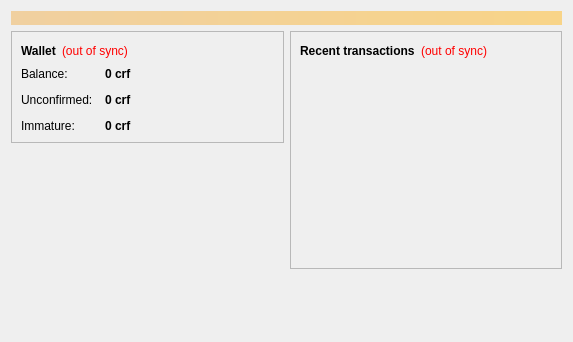
<?xml version="1.0" encoding="UTF-8"?>
<ui version="4.0">
 <class>OverviewPage</class>
 <widget class="QWidget" name="OverviewPage">
  <property name="geometry">
   <rect>
    <x>0</x>
    <y>0</y>
    <width>573</width>
    <height>342</height>
   </rect>
  </property>
  <property name="windowTitle">
   <string>Form</string>
  </property>
  <layout class="QVBoxLayout" name="topLayout">
   <item>
    <widget class="QLabel" name="labelAlerts">
     <property name="visible">
      <bool>false</bool>
     </property>
     <property name="styleSheet">
      <string notr="true">background-color: qlineargradient(x1: 0, y1: 0, x2: 1, y2: 0, stop:0 #F0D0A0, stop:1 #F8D488); color:#000000;</string>
     </property>
     <property name="wordWrap">
      <bool>true</bool>
     </property>
     <property name="margin">
      <number>3</number>
     </property>
    </widget>
   </item>
   <item>
    <layout class="QHBoxLayout" name="horizontalLayout" stretch="1,1">
     <item>
      <layout class="QVBoxLayout" name="verticalLayout_2">
       <item>
        <widget class="QFrame" name="frame">
         <property name="frameShape">
          <enum>QFrame::StyledPanel</enum>
         </property>
         <property name="frameShadow">
          <enum>QFrame::Raised</enum>
         </property>
         <layout class="QVBoxLayout" name="verticalLayout_4">
          <item>
           <layout class="QHBoxLayout" name="horizontalLayout_4">
            <item>
             <widget class="QLabel" name="label_5">
              <property name="font">
               <font>
                <weight>75</weight>
                <bold>true</bold>
               </font>
              </property>
              <property name="text">
               <string>Wallet</string>
              </property>
             </widget>
            </item>
            <item>
             <widget class="QLabel" name="labelWalletStatus">
              <property name="toolTip">
               <string>The displayed information may be out of date. Your wallet automatically synchronizes with the Corfucoin network after a connection is established, but this process has not completed yet.</string>
              </property>
              <property name="styleSheet">
               <string notr="true">QLabel { color: red; }</string>
              </property>
              <property name="text">
               <string notr="true">(out of sync)</string>
              </property>
              <property name="alignment">
               <set>Qt::AlignLeading|Qt::AlignLeft|Qt::AlignVCenter</set>
              </property>
             </widget>
            </item>
            <item>
             <spacer name="horizontalSpacer_2">
              <property name="orientation">
               <enum>Qt::Horizontal</enum>
              </property>
              <property name="sizeHint" stdset="0">
               <size>
                <width>40</width>
                <height>20</height>
               </size>
              </property>
             </spacer>
            </item>
           </layout>
          </item>
          <item>
           <layout class="QFormLayout" name="formLayout_2">
            <property name="fieldGrowthPolicy">
             <enum>QFormLayout::AllNonFixedFieldsGrow</enum>
            </property>
            <property name="horizontalSpacing">
             <number>12</number>
            </property>
            <property name="verticalSpacing">
             <number>12</number>
            </property>
            <item row="0" column="0">
             <widget class="QLabel" name="label">
              <property name="text">
               <string>Balance:</string>
              </property>
             </widget>
            </item>
            <item row="0" column="1">
             <widget class="QLabel" name="labelBalance">
              <property name="font">
               <font>
                <weight>75</weight>
                <bold>true</bold>
               </font>
              </property>
              <property name="cursor">
               <cursorShape>IBeamCursor</cursorShape>
              </property>
              <property name="toolTip">
               <string>Your current balance</string>
              </property>
              <property name="text">
               <string notr="true">0 crf</string>
              </property>
              <property name="textInteractionFlags">
               <set>Qt::LinksAccessibleByMouse|Qt::TextSelectableByKeyboard|Qt::TextSelectableByMouse</set>
              </property>
             </widget>
            </item>
            <item row="1" column="0">
             <widget class="QLabel" name="label_3">
              <property name="text">
               <string>Unconfirmed:</string>
              </property>
             </widget>
            </item>
            <item row="1" column="1">
             <widget class="QLabel" name="labelUnconfirmed">
              <property name="font">
               <font>
                <weight>75</weight>
                <bold>true</bold>
               </font>
              </property>
              <property name="cursor">
               <cursorShape>IBeamCursor</cursorShape>
              </property>
              <property name="toolTip">
               <string>Total of transactions that have yet to be confirmed, and do not yet count toward the current balance</string>
              </property>
              <property name="text">
               <string notr="true">0 crf</string>
              </property>
              <property name="textInteractionFlags">
               <set>Qt::LinksAccessibleByMouse|Qt::TextSelectableByKeyboard|Qt::TextSelectableByMouse</set>
              </property>
             </widget>
            </item>
            <item row="2" column="0">
             <widget class="QLabel" name="labelImmatureText">
              <property name="text">
               <string>Immature:</string>
              </property>
             </widget>
            </item>
            <item row="2" column="1">
             <widget class="QLabel" name="labelImmature">
              <property name="font">
               <font>
                <weight>75</weight>
                <bold>true</bold>
               </font>
              </property>
              <property name="toolTip">
               <string>Mined balance that has not yet matured</string>
              </property>
              <property name="text">
               <string notr="true">0 crf</string>
              </property>
              <property name="textInteractionFlags">
               <set>Qt::LinksAccessibleByMouse|Qt::TextSelectableByKeyboard|Qt::TextSelectableByMouse</set>
              </property>
             </widget>
            </item>
           </layout>
          </item>
         </layout>
        </widget>
       </item>
       <item>
        <spacer name="verticalSpacer">
         <property name="orientation">
          <enum>Qt::Vertical</enum>
         </property>
         <property name="sizeHint" stdset="0">
          <size>
           <width>20</width>
           <height>40</height>
          </size>
         </property>
        </spacer>
       </item>
      </layout>
     </item>
     <item>
      <layout class="QVBoxLayout" name="verticalLayout_3">
       <item>
        <widget class="QFrame" name="frame_2">
         <property name="frameShape">
          <enum>QFrame::StyledPanel</enum>
         </property>
         <property name="frameShadow">
          <enum>QFrame::Raised</enum>
         </property>
         <layout class="QVBoxLayout" name="verticalLayout">
          <item>
           <layout class="QHBoxLayout" name="horizontalLayout_2">
            <item>
             <widget class="QLabel" name="label_4">
              <property name="text">
               <string>&lt;b&gt;Recent transactions&lt;/b&gt;</string>
              </property>
             </widget>
            </item>
            <item>
             <widget class="QLabel" name="labelTransactionsStatus">
              <property name="toolTip">
               <string>The displayed information may be out of date. Your wallet automatically synchronizes with the Corfucoin network after a connection is established, but this process has not completed yet.</string>
              </property>
              <property name="styleSheet">
               <string notr="true">QLabel { color: red; }</string>
              </property>
              <property name="text">
               <string notr="true">(out of sync)</string>
              </property>
              <property name="alignment">
               <set>Qt::AlignRight|Qt::AlignTrailing|Qt::AlignVCenter</set>
              </property>
             </widget>
            </item>
            <item>
             <spacer name="horizontalSpacer">
              <property name="orientation">
               <enum>Qt::Horizontal</enum>
              </property>
              <property name="sizeHint" stdset="0">
               <size>
                <width>40</width>
                <height>20</height>
               </size>
              </property>
             </spacer>
            </item>
           </layout>
          </item>
          <item>
           <widget class="QListView" name="listTransactions">
            <property name="styleSheet">
             <string notr="true">QListView { background: transparent; }</string>
            </property>
            <property name="frameShape">
             <enum>QFrame::NoFrame</enum>
            </property>
            <property name="verticalScrollBarPolicy">
             <enum>Qt::ScrollBarAlwaysOff</enum>
            </property>
            <property name="horizontalScrollBarPolicy">
             <enum>Qt::ScrollBarAlwaysOff</enum>
            </property>
            <property name="selectionMode">
             <enum>QAbstractItemView::NoSelection</enum>
            </property>
           </widget>
          </item>
         </layout>
        </widget>
       </item>
       <item>
        <spacer name="verticalSpacer_2">
         <property name="orientation">
          <enum>Qt::Vertical</enum>
         </property>
         <property name="sizeHint" stdset="0">
          <size>
           <width>20</width>
           <height>40</height>
          </size>
         </property>
        </spacer>
       </item>
      </layout>
     </item>
    </layout>
   </item>
  </layout>
 </widget>
 <resources/>
 <connections/>
</ui>
